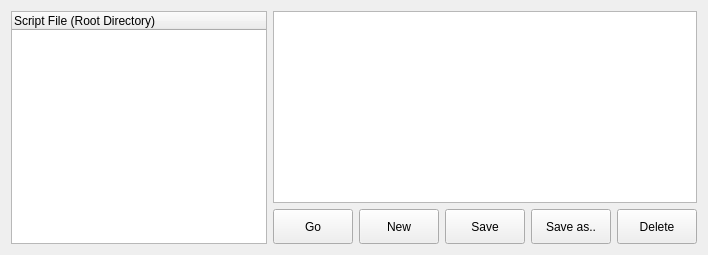
              <widget class="QWidget" name="scriptList">
               <layout class="QGridLayout" name="gridLayout_37">
                <item row="0" column="0">
                 <layout class="QGridLayout" name="gridLayout_36">
                  <item row="0" column="0" rowspan="2">
                   <widget class="QTreeWidget" name="treeScriptList">
                    <property name="maximumSize">
                     <size>
                      <width>350</width>
                      <height>16777215</height>
                     </size>
                    </property>
                    <property name="alternatingRowColors">
                     <bool>true</bool>
                    </property>
                    <attribute name="headerHighlightSections">
                     <bool>false</bool>
                    </attribute>
                    <column>
                     <property name="text">
                      <string>Script File (Root Directory)</string>
                     </property>
                    </column>
                   </widget>
                  </item>
                  <item row="1" column="1">
                   <layout class="QGridLayout" name="gridLayout_7">
                    <item row="0" column="1">
                     <widget class="QPushButton" name="btnListNew">
                      <property name="sizePolicy">
                       <sizepolicy hsizetype="Minimum" vsizetype="Preferred">
                        <horstretch>0</horstretch>
                        <verstretch>0</verstretch>
                       </sizepolicy>
                      </property>
                      <property name="minimumSize">
                       <size>
                        <width>0</width>
                        <height>35</height>
                       </size>
                      </property>
                      <property name="text">
                       <string>New</string>
                      </property>
                     </widget>
                    </item>
                    <item row="0" column="3">
                     <widget class="QPushButton" name="btnListSaveAs">
                      <property name="sizePolicy">
                       <sizepolicy hsizetype="Minimum" vsizetype="Preferred">
                        <horstretch>0</horstretch>
                        <verstretch>0</verstretch>
                       </sizepolicy>
                      </property>
                      <property name="minimumSize">
                       <size>
                        <width>0</width>
                        <height>35</height>
                       </size>
                      </property>
                      <property name="text">
                       <string>Save as..</string>
                      </property>
                     </widget>
                    </item>
                    <item row="0" column="0">
                     <widget class="QPushButton" name="btnListGo">
                      <property name="sizePolicy">
                       <sizepolicy hsizetype="Minimum" vsizetype="Preferred">
                        <horstretch>0</horstretch>
                        <verstretch>0</verstretch>
                       </sizepolicy>
                      </property>
                      <property name="minimumSize">
                       <size>
                        <width>0</width>
                        <height>35</height>
                       </size>
                      </property>
                      <property name="text">
                       <string>Go</string>
                      </property>
                     </widget>
                    </item>
                    <item row="0" column="2">
                     <widget class="QPushButton" name="btnListSave">
                      <property name="sizePolicy">
                       <sizepolicy hsizetype="Minimum" vsizetype="Preferred">
                        <horstretch>0</horstretch>
                        <verstretch>0</verstretch>
                       </sizepolicy>
                      </property>
                      <property name="minimumSize">
                       <size>
                        <width>0</width>
                        <height>35</height>
                       </size>
                      </property>
                      <property name="text">
                       <string>Save</string>
                      </property>
                     </widget>
                    </item>
                    <item row="0" column="4">
                     <widget class="QPushButton" name="btnListDelete">
                      <property name="sizePolicy">
                       <sizepolicy hsizetype="Minimum" vsizetype="Preferred">
                        <horstretch>0</horstretch>
                        <verstretch>0</verstretch>
                       </sizepolicy>
                      </property>
                      <property name="minimumSize">
                       <size>
                        <width>0</width>
                        <height>35</height>
                       </size>
                      </property>
                      <property name="text">
                       <string>Delete</string>
                      </property>
                     </widget>
                    </item>
                   </layout>
                  </item>
                  <item row="0" column="1">
                   <widget class="CodeEditor" name="txtScriptEdit"/>
                  </item>
                 </layout>
                </item>
               </layout>
              </widget>
